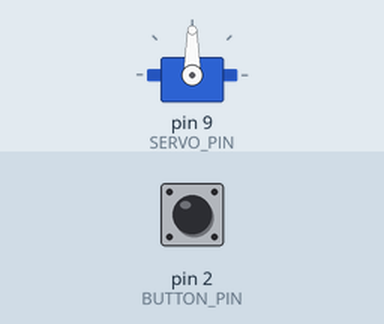
Simulated run of this sketch. Board: Arduino Uno, built with avr-gcc and run on an emulated ATmega328P. On the bench: servo. Inputs (shaded band) come from the test bench; at power-on: pin 2 (BUTTON_PIN) HIGH. What the sketch prints to the serial monitor is not drawn.

Above: at 1.2 s.
1.3 s: pin 2 (BUTTON_PIN) pulled LOW for 0.15 s
Timing chart, 0 to 5.9 s (numbered marks = the images above; inputs shaded):
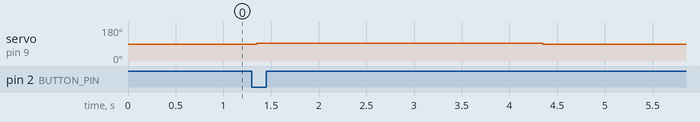

Measured:
- after the input at 1.3 s, servo on pin 9 (SERVO_PIN): 90° → 95° after 0.05 s, → 90° 3.0 s later

The sketch:

ServoTest.ino
```cpp
/*
 * DoorFeeder.ino
 * -------------------------------------------------------------
 * PERLU SERVO POSITIONAL (SG90 / MG996R / MG995 positional).
 * BUKAN untuk servo putaran berterusan (360).
 *
 * Kelakuan:
 *   - Default (dan masa switch ON): servo di 90  -> PINTU TUTUP (dedak tak keluar)
 *   - Setiap 1 minit: servo gerak ke 95 -> PINTU BUKA
 *       tahan 3 saat (dedak keluar)
 *       kemudian balik ke 90 -> PINTU TUTUP
 *   - Butang D2 (pilihan): buka pintu segera (manual), guna kelakuan sama
 *
 * Laras di bawah:
 *   DOOR_CLOSED   - sudut pintu tutup (default 90)
 *   DOOR_OPEN     - sudut pintu buka  (default 95)
 *   FEED_INTERVAL_MS - selang antara buka (default 60000 = 1 minit)
 *   OPEN_HOLD_MS  - lama pintu terbuka (default 3000 = 3 saat)
 *
 * Sambungan (Arduino Uno):
 *   Servo SIG (oren)  -> D9
 *   Servo VCC (merah) -> 5V (atau bekalan luar 5-6V untuk servo besar)
 *   Servo GND (coklat)-> GND (common ground jika guna bekalan luar)
 *   Butang (pilihan)  -> D2 dan GND (INPUT_PULLUP)
 * -------------------------------------------------------------
 */

#include <Servo.h>

// ---------- Pin ----------
const int SERVO_PIN  = 9;
const int BUTTON_PIN = 2;

// ---------- Tetapan ----------
const int DOOR_CLOSED = 90;    // pintu tutup (sudut default)
const int DOOR_OPEN   = 95;    // pintu buka

const unsigned long FEED_INTERVAL_MS = 60000UL;   // 1 minit
const unsigned long OPEN_HOLD_MS     = 3000UL;    // 3 saat pintu terbuka

// ---------- Keadaan ----------
Servo doorServo;
unsigned long lastFeed = 0;

int lastReading = HIGH;
int stableState = HIGH;
unsigned long lastDebounce = 0;
const unsigned long DEBOUNCE_MS = 50;

void openThenClose(const char *sebab) {
  Serial.print(F("Buka pintu (sebab: "));
  Serial.print(sebab);
  Serial.println(F(")"));

  doorServo.write(DOOR_OPEN);
  delay(OPEN_HOLD_MS);            // tahan 3 saat, dedak keluar

  doorServo.write(DOOR_CLOSED);
  Serial.println(F("Pintu tutup balik."));

  lastFeed = millis();
}

bool buttonPressed() {
  int reading = digitalRead(BUTTON_PIN);
  if (reading != lastReading) lastDebounce = millis();
  bool pressed = false;
  if (millis() - lastDebounce > DEBOUNCE_MS) {
    if (reading != stableState) {
      stableState = reading;
      if (stableState == LOW) pressed = true;   // INPUT_PULLUP: LOW = ditekan
    }
  }
  lastReading = reading;
  return pressed;
}

void setup() {
  Serial.begin(9600);
  pinMode(BUTTON_PIN, INPUT_PULLUP);

  doorServo.attach(SERVO_PIN);
  doorServo.write(DOOR_CLOSED);      // masa ON: pintu tutup

  Serial.println(F("=== DoorFeeder sedia ==="));
  Serial.print(F("Pintu tutup = ")); Serial.print(DOOR_CLOSED);
  Serial.print(F("  Pintu buka = ")); Serial.println(DOOR_OPEN);
  Serial.print(F("Selang buka = ")); Serial.print(FEED_INTERVAL_MS / 1000);
  Serial.println(F(" saat"));

  lastFeed = millis();
}

void loop() {
  // 1. Buka berjadual setiap 1 minit
  if (millis() - lastFeed >= FEED_INTERVAL_MS) {
    openThenClose("jadual 1 minit");
  }

  // 2. Butang manual (pilihan)
  if (buttonPressed()) {
    openThenClose("butang");
  }
}
```
